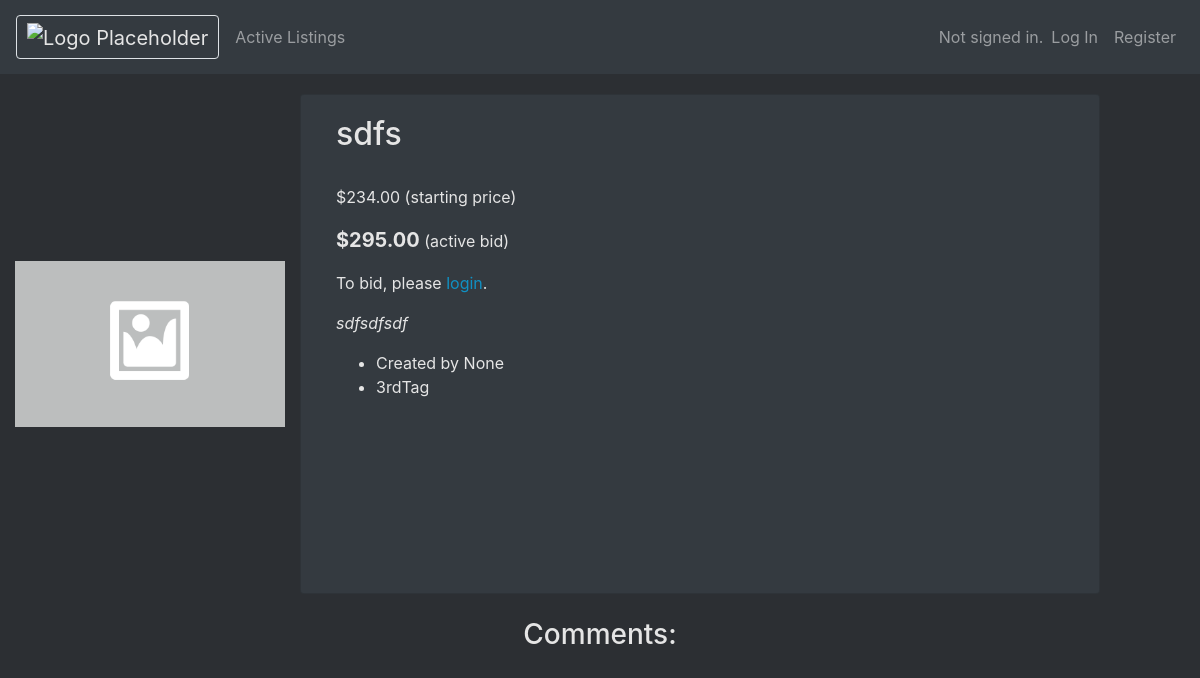
Page /listing/9 on the earlier database version.
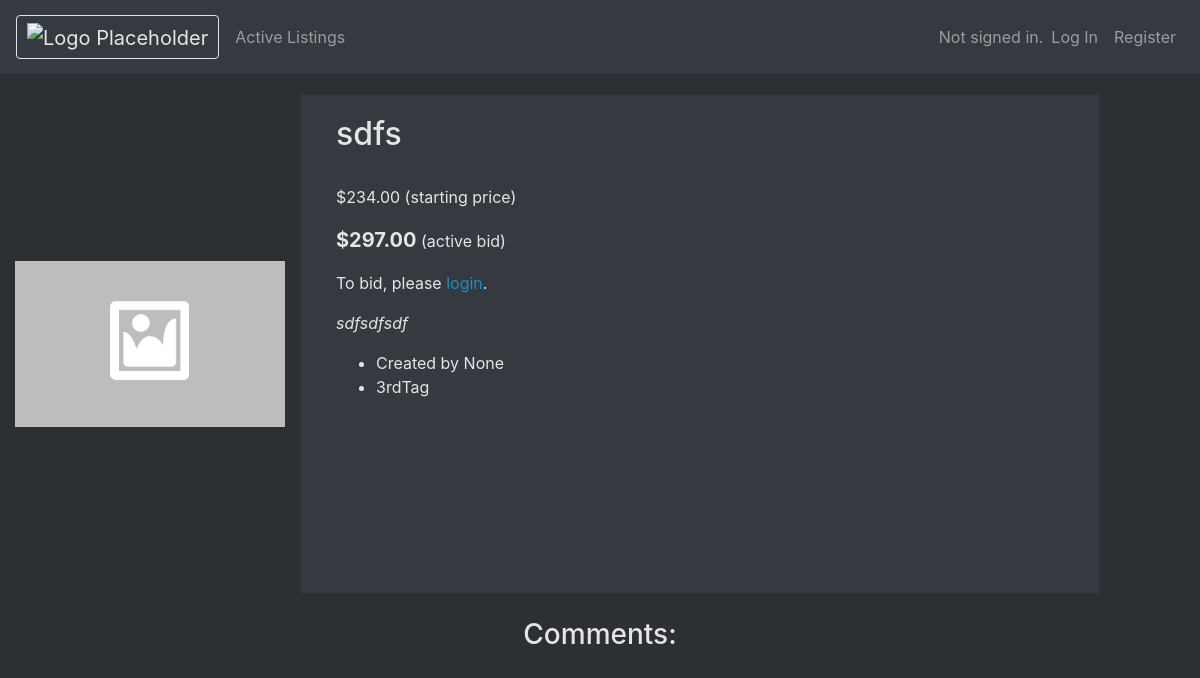
Same page on the later database version.
### auctions/models.py (models this page shows, shortened)
class Listing(models.Model):
    creator = models.ForeignKey(User, null=True, blank=True, on_delete=models.CASCADE, related_name="userListings")
    title = models.CharField(max_length=50)
    description = models.TextField(max_length=1000, default="")
    price = models.FloatField(default=0)
    isActive = models.BooleanField(default=True)
    photoUrl = models.URLField(blank=True, null=True)
    highestBid = models.FloatField(blank=True, max_length=11, null=True)
    categories = models.ManyToManyField(Category, related_name="categories")
    def usd(self):
        return f"${self.price:,.2f}"
    def usdBid(self):
        return f"${self.highestBid:,.2f}"

### auctions/views.py (the view)
# urls.py: path("listing/<int:id>", views.listing, name="listing"),
def listing(request, id):
    httpMethodNames = ["post", "delete", "put", "postComment", "close"]
    visitedListing = Listing.objects.get(id=id)
    categories = visitedListing.categories.all()
    leadBidder = util.checkLeadBidder(Bid.objects.filter(bidder=request.user.id), visitedListing)
    comments = visitedListing.comments.filter(active=True).order_by("-date")
    newComment = None
    newCommentForm = CommentForm()
    util.checkHighest(visitedListing)
    if request.method == "POST":
        method = request.POST.get("_method", '')
        if method == "put":
            user = request.user
            user.watchlist.add(visitedListing)
            return render(request, "auctions/listing.html",{
                "visitedListing": visitedListing,
                "categories": categories,
                "leadBidder": leadBidder,
                "comments": comments,
                "commentForm": newCommentForm
            })
        elif method == "close":
            visitedListing.isActive = False
            visitedListing.save()
            return render(request, "auctions/listing.html",{
                "visitedListing": visitedListing,
                "categories": categories,
                "leadBidder": leadBidder,
                "comments": comments,
                "commentForm": newCommentForm
            })
        elif method == "postComment":
            newCommentForm = CommentForm(data=request.POST)
            if newCommentForm.is_valid():
                newComment = newCommentForm.save(commit=False)
                newComment.listing = visitedListing
                newComment.commentor = request.user
                newComment.save()
                newComment = None
                newCommentForm = CommentForm()
                return render(request, "auctions/listing.html",{
                    "visitedListing": visitedListing,
                    "categories": categories,
                    "leadBidder": leadBidder,
                    "comments": comments,
                    "commentForm": newCommentForm
                })
            else:
                error = "Comment invalid, limit yourself to 280 characters per comment"
                return render(request, "auctions/error.html", {
                "error": error
            })
        elif method == "delete":
            user = request.user
            user.watchlist.remove(visitedListing)
            return render(request, "auctions/listing.html",{
                "visitedListing": visitedListing,
                "categories": categories,
                "leadBidder": leadBidder,
                "comments": comments,
                "commentForm": newCommentForm
            })
        elif method == "post":
            try:
                bidAmount = float(request.POST["listingBid"])
                if util.checkValidBid(visitedListing, bidAmount):
                    newBid = Bid(bidder=request.user, listing=Listing.objects.get(id=id), amount=bidAmount)
                else:
                    return render(request, "auctions/error.html", {
                            "error": "Your bid was too low"
                        })
            except Exception as error:
                return render(request, "auctions/error.html", {
                    "error": error
                })
            newBid.save()
            visitedListing.highestBid = bidAmount
            visitedListing.save()
            return render(request, "auctions/listing.html",{
                "visitedListing": visitedListing,
                "categories": categories,
                "leadBidder": leadBidder,
                "comments": comments,
                "commentForm": newCommentForm
            })
    else:
        return render(request, "auctions/listing.html",{
            "visitedListing": visitedListing,
            "categories": categories,
            "leadBidder": leadBidder,
            "comments": comments,
            "commentForm": newCommentForm
        })

### auctions/models.py (called while the page is built)
    def __str__(self):
        return self.tag

### auctions/util.py (called while the page is built)
def checkHighest(listing):
    bids = listing.bids.all()
    try:
        highestBid = float(listing.highestBid)
    except TypeError:
        return
    for bid in bids:
        if bid.amount > highestBid:
            highestBid = bid.amount
            listing.highestBid = highestBid
            listing.save()
    return

def checkLeadBidder(userBids, listing):
    for bid in userBids:
        if listing.highestBid == bid.amount:
            return True
    return False

### auctions/templates/auctions/listing.html (shortened to what this page needs)
{% extends "auctions/layout.html" %}
{% block body %}
<div class="container-fluid">
    <div class="row">
        <div class="listing-page-img-container col-3">
            {% if visitedListing.photoUrl %}
            <img class="listing-img card-img-top" src="{{ visitedListing.photoUrl }}" alt="{{ visitedListing.title }} image">
            {% else %}
            {% load static %}
            <img class="listing-img card-img-top" src="{% static 'auctions/placeholder.png' %}" alt="{{ visitedListing.title }} image">
            {% endif %}
        </div>
        <div class="card text-white bg-dark col-8">
            <div class="card-body col-9">
                <h2>{{ visitedListing.title }}</h2>
                <br>
                <p class="card-text">{{ visitedListing.usd }} (starting price)</p>
                {% if visitedListing.isActive %}
                    {% if visitedListing.highestBid %}
                    <p class="card-text"><span class="card-text listing-price">{{ visitedListing.usdBid }}</span> (active bid)</p>
                    {% else %}
                        <p class="card-text listing-price">No active bids</p>
                    {% endif %}
                    {% if user.is_authenticated %}
                        <p>There have been ({{ visitedListing.bids.all.annotate.count }}) bids.
                            {% if leadBidder %}
                            Your bid is the current bid.
                            {% else %}
                            Your bid is not the current bid.
                            {% endif %}
                        </p>
                        <form action="{% url 'listing' id=visitedListing.id %}" method="POST">
                            {% csrf_token %}
                            <input type="hidden" name="_method" value="post">
                            <div class="form-group">
                                <label for="listingBid">Your bid: </label>
                                <input type="number" step="0.01" min="0" max="9999999" name="listingBid" placeholder="$0,00" required>
                                <button type="submit" style="margin-left: 5px;" class="btn btn-primary mb-2">Place Bid</button>
                            </div>
                        </form>
                    {% else %}
                        <p>To bid, please <a href="{% url 'login' %}">login</a>.</p>
                    {% endif %}
                {% endif %}
                <p class="card-text listing-description"> {{ visitedListing.description }}</p>
                <ul class="card-text">
                        <li>Created by {{ visitedListing.creator }}</li>
                        {% for category in categories %}
                           <li> {{ category }} </li>
                        {% endfor %}
                </ul>
            </div>
            <div class="card-body">
        </div>
    </div>
</div>
<br>
<div class="container-fluid">
    <h3 class="listing-page-title">Comments:</h3>
</div>
{% endblock %}

Differences in the rows shown:
changed Listing "sdfs": usdBid "$295.00" → "$297.00"
